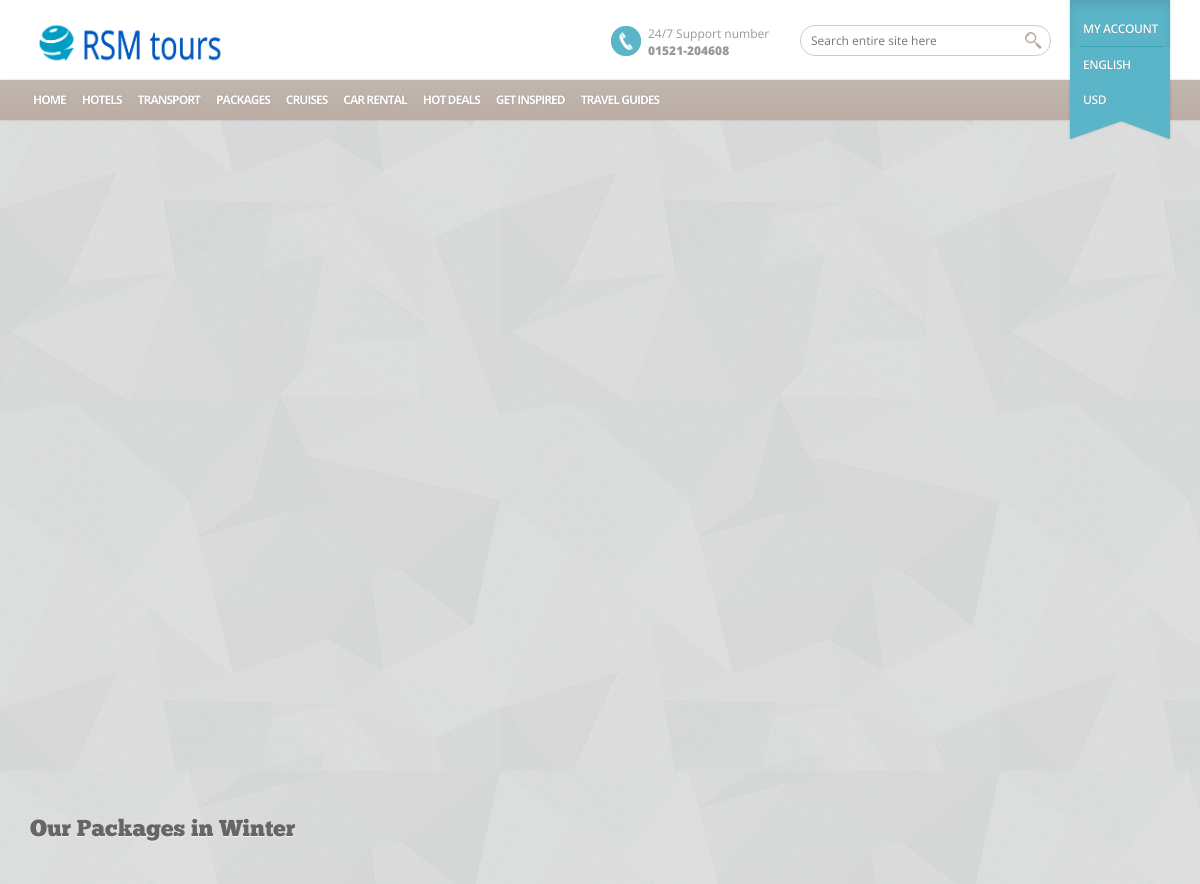
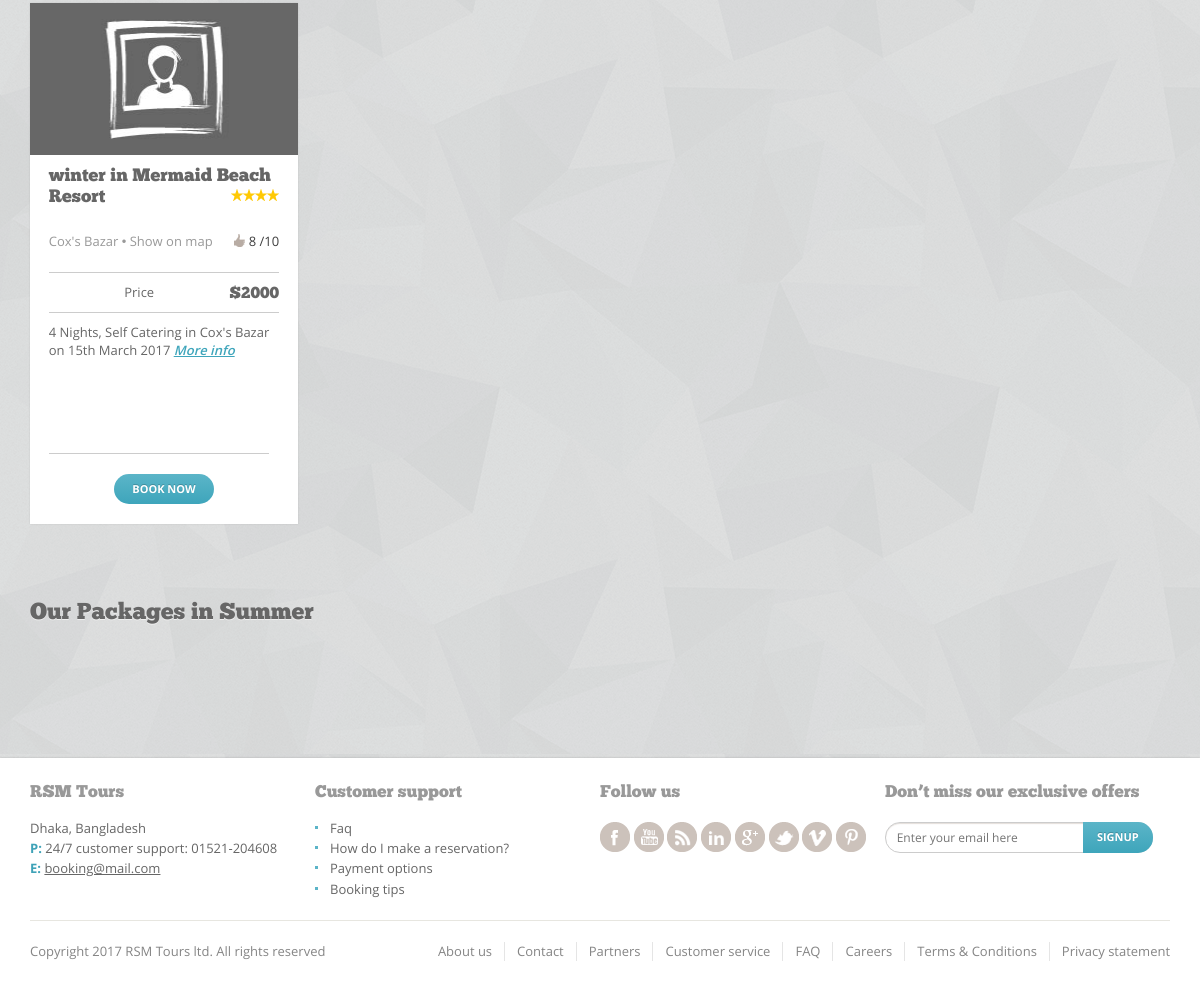
The page /packages.php on the database its author committed (2 pictures, top to bottom).
### tables this page shows
CREATE TABLE `tbl_package` (
  `Packid` int(200) NOT NULL,
  `season` varchar(255) NOT NULL,
  `hotelId` int(11) NOT NULL,
  `cityId` int(11) NOT NULL,
  `Packname` varchar(1000) NOT NULL,
  `Packprice` int(200) NOT NULL,
  `Pic1` varchar(8000) NOT NULL,
  `Pic2` varchar(8000) NOT NULL,
  `Pic3` varchar(8000) NOT NULL,
  `Detail` varchar(8000) NOT NULL
);

CREATE TABLE `tbl_hotel` (
  `id` int(11) NOT NULL,
  `cityId` int(11) NOT NULL,
  `title` varchar(255) NOT NULL,
  `body` text NOT NULL,
  `image1` varchar(255) NOT NULL,
  `image2` varchar(255) NOT NULL,
  `image3` varchar(255) NOT NULL,
  `image4` varchar(255) NOT NULL,
  `location` varchar(255) NOT NULL,
  `tags` varchar(255) NOT NULL,
  `author` varchar(50) NOT NULL,
  `userrating` int(11) NOT NULL,
  `userid` int(11) NOT NULL DEFAULT '0'
);

CREATE TABLE `tbl_city` (
  `id` int(11) NOT NULL,
  `cityName` varchar(50) NOT NULL,
  `division` varchar(50) NOT NULL,
  `area` varchar(50) NOT NULL,
  `description` text NOT NULL,
  `understand` text NOT NULL,
  `getin` text NOT NULL,
  `getaround` text NOT NULL,
  `see` text NOT NULL,
  `do` text NOT NULL,
  `buy` text NOT NULL,
  `eat` text NOT NULL,
  `sleep` text NOT NULL,
  `banner` varchar(50) NOT NULL
);

### lib/Database.php (called while the page is built, shortened)
<?php
Class Database{
	public $host = DB_HOST;
	public $user = DB_USER;
	public $pass = DB_PASS;
	public $dbname = DB_NAME;
	public $link;
	private function connectDB(){
		$this->link = new mysqli($this->host, $this->user, $this->pass, $this->dbname);
	}
	public function select($r){
		$result= $this->link->query($r) or die($this->link->error.__LINE__);
		if($result->num_rows > 0){
			return $result;
		} else{
			return false;
		}
	}
}

### packages.php (the view, shortened to what this page needs)
<!DOCTYPE html>
<html>
<head>
	<link rel="stylesheet" href="css/style.css" type="text/css" media="screen,projection,print" />
	<link rel="stylesheet" href="css/prettyPhoto.css" type="text/css" media="screen" />
</head>
<body>
<?php include 'inc/header.php';?>
<?php include 'inc/slider.php';?>
		<div  class="main" >
		<div class="wrap clearfix">
			<section class="full">
				<h1>Our Packages in Winter</h1>
				<div class="deals clearfix">
					<?php
					$squery="SELECT tbl_package.hotelId, tbl_package.Packprice, tbl_package.Packid, tbl_package.season, tbl_hotel.title, tbl_city.cityName
					FROM tbl_package
					INNER JOIN tbl_hotel
					ON tbl_hotel.id=tbl_package.hotelId
					INNER JOIN tbl_city
					ON tbl_city.id=tbl_package.cityId
					WHERE tbl_package.season = 'Winter'";
					$cpost= $db->select($squery);
					if ($cpost) {
					    while ($iresult = $cpost->fetch_assoc()) {
				?>
					<article class="one-fourth">
						<figure><a href="package.php?id=<?php echo $iresult['Packid'];?>" title=""><img src="images/uploads/img.jpg" alt="" width="270" height="152" /></a></figure>
						<div class="details">
							<h1><?php echo $iresult['season']." in ".$iresult['title']?>
								<span class="stars">
									<img src="images/ico/star.png" alt="" />
									<img src="images/ico/star.png" alt="" />
									<img src="images/ico/star.png" alt="" />
									<img src="images/ico/star.png" alt="" />
								</span>
							</h1>
							<span class="address"><?php echo $iresult['cityName'];?>  •  <a href="#">Show on map</a></span>
							<span class="rating"> 8 /10</span>
							<span class="price">Price<em><?php echo "$". $iresult['Packprice']; ?></em> </span>
							<div class="description">
								<p>4 Nights, Self Catering in <?php echo $iresult['cityName'];?><br />on 15th March 2017 <a href="hotel.php">More info</a></p>
							</div>
							<a href="package.php?id=<?php echo $iresult['Packid'];?>" title="Book now" class="gradient-button">Book now</a>
						</div>
					</article>
					<?php } }?>
				</div>
			</section>
			<section class="full">
				<h1>Our Packages in Summer</h1>
			</section>
	 </div>
	</div>
<?php include 'inc/footer.php';?>
</body>
</html>

### css/theme-blue.css (style rules this page uses)
body, .main { background-image:url(../images/backgrounds/shattered.png); }
h1 { color:#666; }
em, .main-search h4 span, aside article h3, .flights .details h5, .error-type, .booking h3 span { color:#3EA2B7; }
.gradient-button,.lb-wrap { background: rgb(91,181,200); background: -moz-linear-gradient(top, rgba(91,181,200,1) 0%, rgba(62,165,187,1) 100%); background: -webkit-gradient(linear, left top, left bottom, color-stop(0%,rgba(91,181,200,1)), color-stop(100%,rgba(62,165,187,1))); background: -webkit-linear-gradient(top, rgba(91,181,200,1) 0%,rgba(62,165,187,1) 100%); background: -o-linear-gradient(top, rgba(91,181,200,1) 0%,rgba(62,165,187,1) 100%); background: -ms-linear-gradient(top, rgba(91,181,200,1) 0%,rgba(62,165,187,1) 100%); background: linear-gradient(to bottom, rgba(91,181,200,1) 0%,rgba(62,165,187,1) 100%); filter: progid:DXImageTransform.Microsoft.gradient( startColorstr='#5bb5c8', endColorstr='#3ea5bb',GradientType=0 ); }
.deals .description a { color:#3EA5BB; }

### rows shown on the page
tbl_package: season "winter", hotelId.title "Mermaid Beach Resort", cityId.cityName "Cox's Bazar", Packprice "2000"
